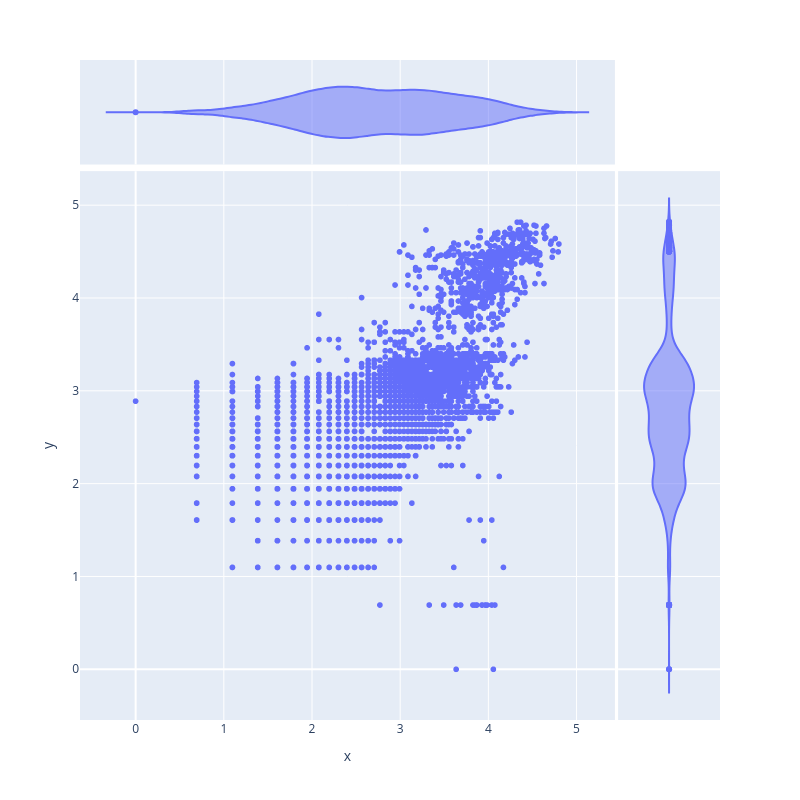

Notebook source saved alongside this figure:
### Code cell
fig = px.scatter(
    x=np.log(1+targets_sr), y=np.log(1+predictions_sr),
    marginal_y='violin', marginal_x='violin'
)

fig.update_layout(width=800, height=800)
fig.show()

### Figure 1 — Plotly figure (JSON) as saved in the notebook; plotly's stock layout.template omitted (floating-point values rounded to 4 significant figures; data arrays with more than 128 entries replaced by an {"elided": "..."} marker saying what was removed)
{"data": [{"hovertemplate": "x=%{x}<br>y=%{y}<extra></extra>", "legendgroup": "", "marker": {"color": "#636efa", "symbol": "circle"}, "mode": "markers", "name": "", "showlegend": false, "type": "scattergl", "x": {"elided": "4953 float values"}, "xaxis": "x", "y": {"elided": "4953 float values"}, "yaxis": "y"}, {"alignmentgroup": "True", "hovertemplate": "x=%{x}<extra></extra>", "legendgroup": "", "marker": {"color": "#636efa", "symbol": "circle"}, "name": "", "offsetgroup": "", "scalegroup": "x", "showlegend": false, "type": "violin", "x": {"elided": "4953 float values"}, "xaxis": "x3", "yaxis": "y3"}, {"alignmentgroup": "True", "hovertemplate": "y=%{y}<extra></extra>", "legendgroup": "", "marker": {"color": "#636efa", "symbol": "circle"}, "name": "", "offsetgroup": "", "scalegroup": "y", "showlegend": false, "type": "violin", "xaxis": "x2", "y": {"elided": "4953 float values"}, "yaxis": "y2"}], "layout": {"height": 800, "legend": {"tracegroupgap": 0}, "margin": {"t": 60}, "width": 800, "xaxis": {"anchor": "y", "domain": [0, 0.8358], "title": {"text": "x"}}, "xaxis2": {"anchor": "y2", "domain": [0.8408, 1], "matches": "x2", "showgrid": false, "showline": false, "showticklabels": false, "ticks": ""}, "xaxis3": {"anchor": "y3", "domain": [0, 0.8358], "matches": "x", "showgrid": true, "showticklabels": false}, "xaxis4": {"anchor": "y4", "domain": [0.8408, 1], "matches": "x2", "showgrid": false, "showline": false, "showticklabels": false, "ticks": ""}, "yaxis": {"anchor": "x", "domain": [0, 0.8316], "title": {"text": "y"}}, "yaxis2": {"anchor": "x2", "domain": [0, 0.8316], "matches": "y", "showgrid": true, "showticklabels": false}, "yaxis3": {"anchor": "x3", "domain": [0.8416, 1], "matches": "y3", "showgrid": false, "showline": false, "showticklabels": false, "ticks": ""}, "yaxis4": {"anchor": "x4", "domain": [0.8416, 1], "matches": "y3", "showgrid": true, "showline": false, "showticklabels": false, "ticks": ""}}}
